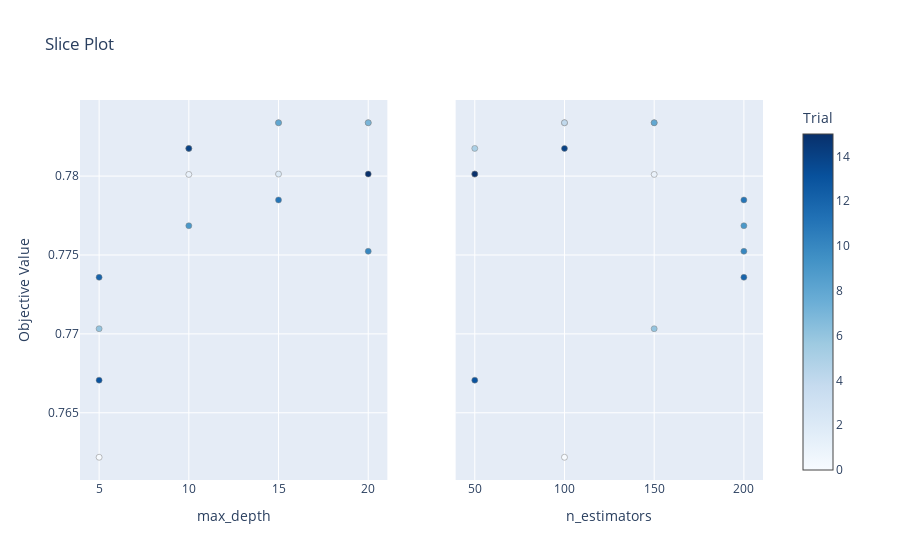

Notebook source saved alongside this figure:
### Code cell
# 3. Slice Plot
plot_slice(study).show()

### Figure 1 — Plotly figure (JSON) as saved in the notebook; plotly's stock layout.template omitted (floating-point values rounded to 4 significant figures)
{"data": [{"marker": {"color": [0, 1, 2, 3, 4, 5, 6, 7, 8, 9, 10, 11, 12, 13, 14, 15], "colorbar": {"title": {"text": "Trial"}, "x": 1, "xpad": 40}, "colorscale": [[0, "rgb(247,251,255)"], [0.125, "rgb(222,235,247)"], [0.25, "rgb(198,219,239)"], [0.375, "rgb(158,202,225)"], [0.5, "rgb(107,174,214)"], [0.625, "rgb(66,146,198)"], [0.75, "rgb(33,113,181)"], [0.875, "rgb(8,81,156)"], [1, "rgb(8,48,107)"]], "line": {"color": "Grey", "width": 0.5}, "showscale": true}, "mode": "markers", "name": "Feasible Trial", "showlegend": false, "type": "scatter", "x": [5, 10, 15, 15, 20, 10, 5, 20, 15, 10, 20, 15, 5, 5, 10, 20], "xaxis": "x", "y": [0.7622, 0.7801, 0.7801, 0.7834, 0.7834, 0.7818, 0.7703, 0.7834, 0.7834, 0.7769, 0.7752, 0.7785, 0.7736, 0.7671, 0.7818, 0.7801], "yaxis": "y"}, {"marker": {"color": [0, 1, 2, 3, 4, 5, 6, 7, 8, 9, 10, 11, 12, 13, 14, 15], "colorbar": {"title": {"text": "Trial"}, "x": 1, "xpad": 40}, "colorscale": [[0, "rgb(247,251,255)"], [0.125, "rgb(222,235,247)"], [0.25, "rgb(198,219,239)"], [0.375, "rgb(158,202,225)"], [0.5, "rgb(107,174,214)"], [0.625, "rgb(66,146,198)"], [0.75, "rgb(33,113,181)"], [0.875, "rgb(8,81,156)"], [1, "rgb(8,48,107)"]], "line": {"color": "Grey", "width": 0.5}, "showscale": false}, "mode": "markers", "name": "Feasible Trial", "showlegend": false, "type": "scatter", "x": [100, 150, 50, 100, 100, 50, 150, 150, 150, 200, 200, 200, 200, 50, 100, 50], "xaxis": "x2", "y": [0.7622, 0.7801, 0.7801, 0.7834, 0.7834, 0.7818, 0.7703, 0.7834, 0.7834, 0.7769, 0.7752, 0.7785, 0.7736, 0.7671, 0.7818, 0.7801], "yaxis": "y2"}], "layout": {"title": {"text": "Slice Plot"}, "xaxis": {"anchor": "y", "domain": [0, 0.45], "title": {"text": "max_depth"}}, "xaxis2": {"anchor": "y2", "domain": [0.55, 1], "title": {"text": "n_estimators"}}, "yaxis": {"anchor": "x", "domain": [0, 1], "title": {"text": "Objective Value"}}, "yaxis2": {"anchor": "x2", "domain": [0, 1], "matches": "y", "showticklabels": false}}}
